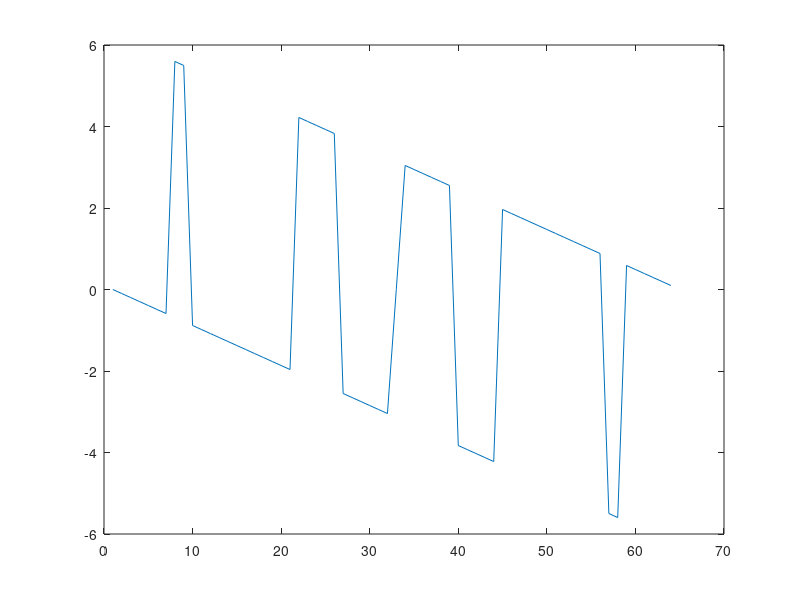
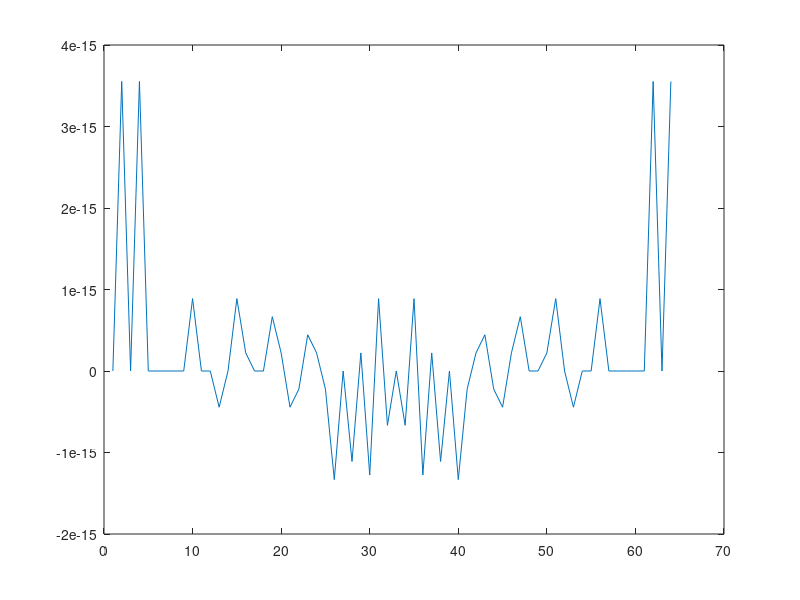

These charts were generated, in order, by the following MATLAB code:
clear; clc; close all
f1 = [0 1 2 4 5 3 2 1 0];
N = 64;
F1 = fft(f1,64);
f2 = [0 f1(1:end-1)];
F2 = fft(f2,64);
pd = angle(F2)- angle(F1);
md = abs(F2) - abs(F1);
figure(1);plot(pd);
figure(2);plot(md);
